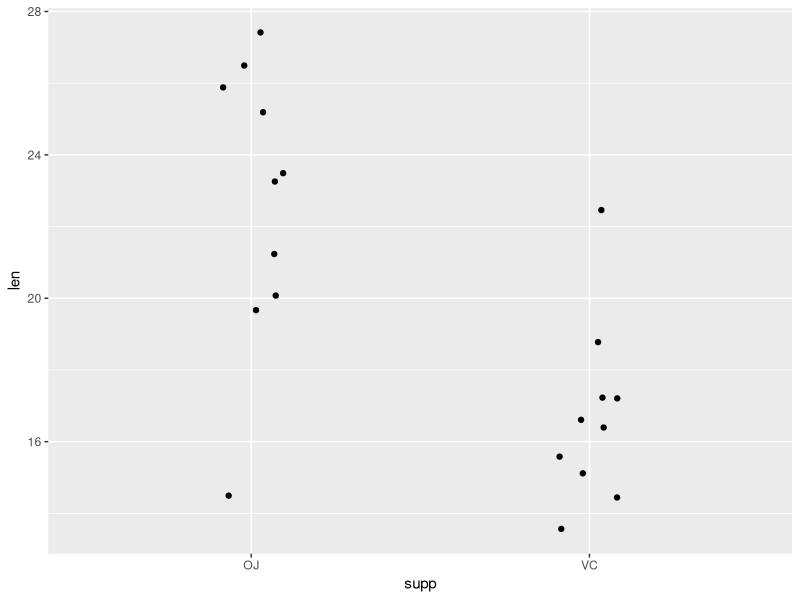
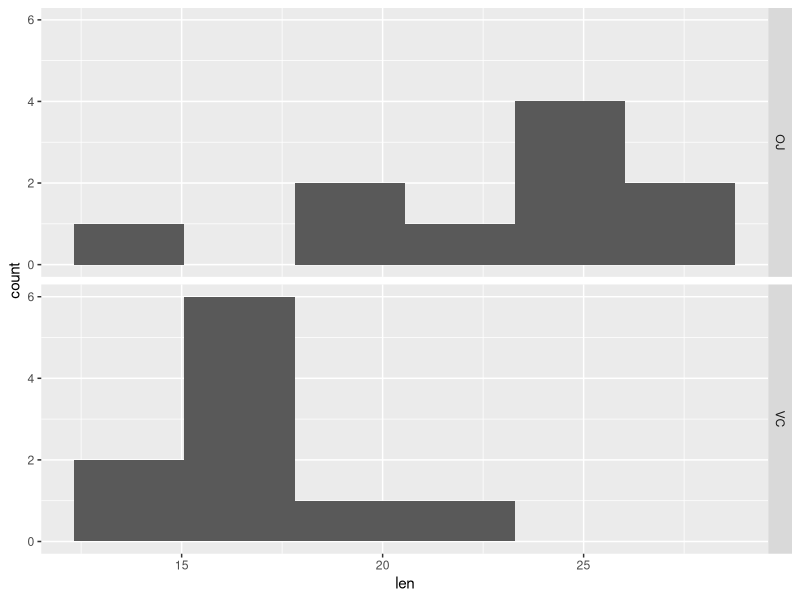
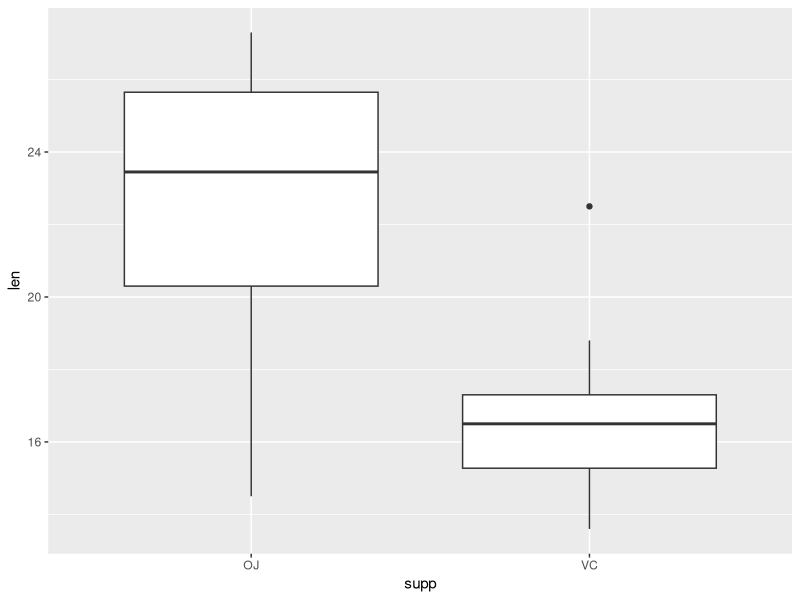
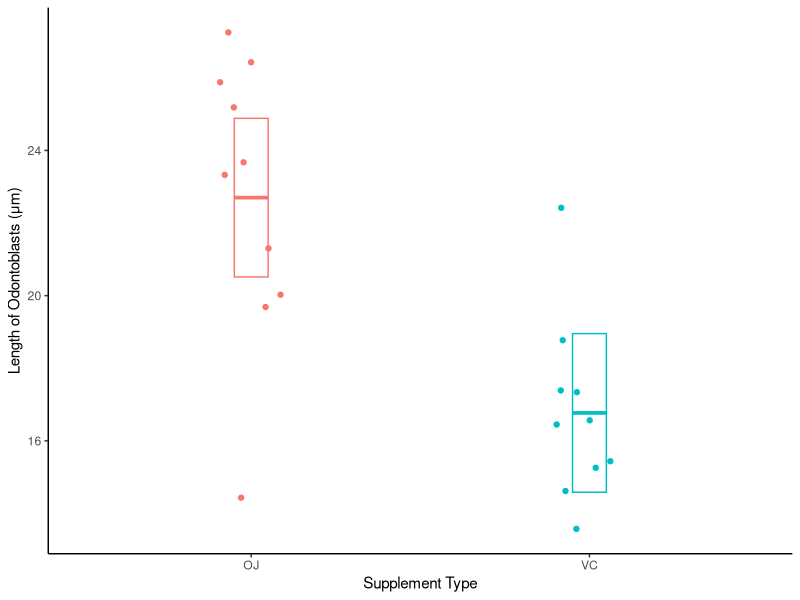
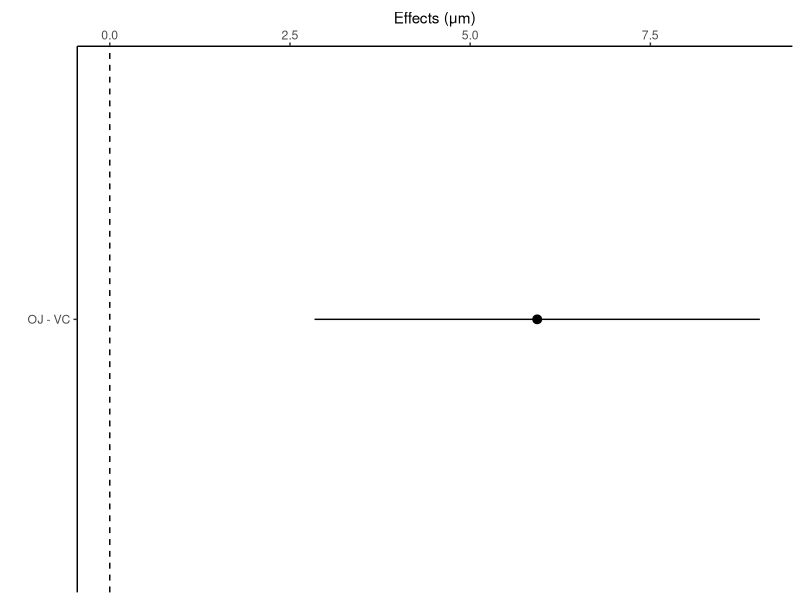
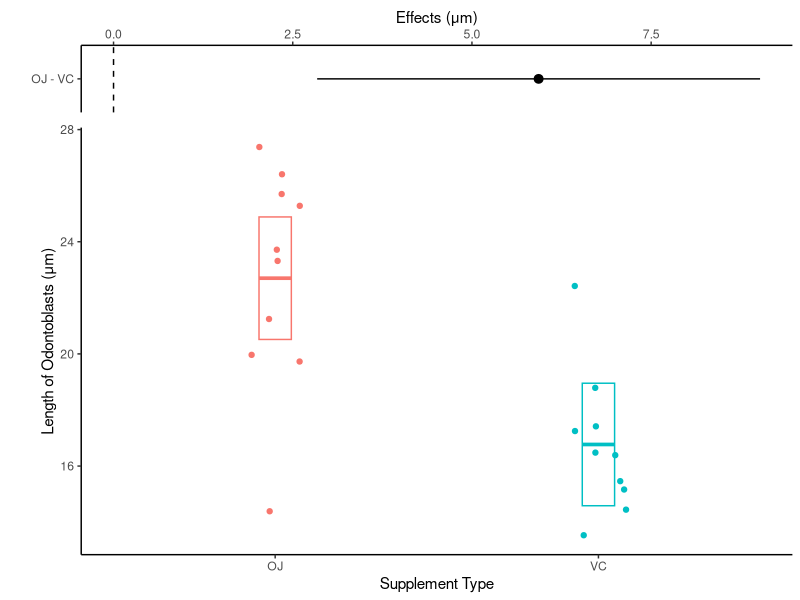
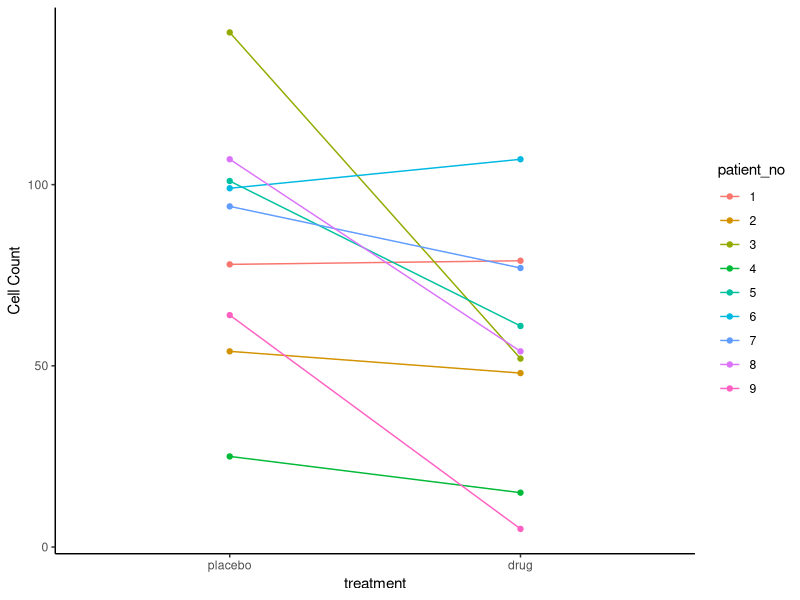
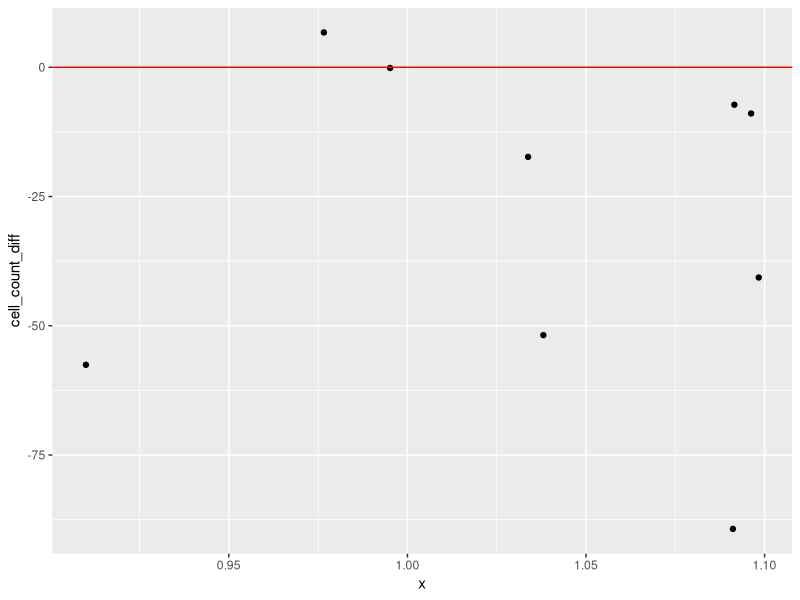

Recreate these plots in R, in order. (Note: this script raises an error after producing the figures.)
## ---- chunk 1
#| label: load packages
# load tidyverse packages
library(tidyverse)

# load broom package (for linear model related functions)
# note broom package is installed as part of tidymodels package
library(broom)

# load skimr package - to use skim() function for descriptive statistics
library(skimr)

# load emmeans "estimated marginal means" package
library(emmeans)

# load cowplot package - used to combine multiple ggplots into a single figure
library(cowplot)
## ---- chunk 2
#Each built in data set has a help file that can be viewed:
?ToothGrowth

#View the structure of the full data set:
glimpse(ToothGrowth)
## ---- chunk 3
dat_tg <- ToothGrowth |> 
  filter(dose == 1) |>
  select(len, supp)

glimpse(dat_tg)
## ---- chunk 4
# Individual Value Plot (Stripchart) length by supplement type
dat_tg |>
  ggplot(aes(x = supp, y = len)) +
  geom_jitter(width = 0.1)

# Histogram of length faceted by supplement type
dat_tg |>
  ggplot(aes(x = len)) +
  geom_histogram(bins = 6) +
  facet_grid(rows = vars(supp))

# Boxplots of length by supplement type
dat_tg |>
  ggplot(aes(x = supp, y = len)) +
  geom_boxplot()

# summary/descriptive statistics of length by supplement type
dat_tg |>
  group_by(supp) |>
  skim()
## ---- chunk 5
dat_tg |>
  group_by(supp) |>
  summarise(
    mean_length = mean(len),
    sd_length = sd(len),
    n_length = n()
  )
## ---- chunk 6
# effect size: mean OJ - mean VC
22.7-16.8

# effect size expressed as percentage difference
# use round() function to round to 0 decimal places
round((22.7-16.8)/16.8*100, 0) 
## ---- chunk 7
lm_len_supp <- lm(len ~ supp, data = dat_tg)

lm_len_supp
## ---- chunk 8
# use tidy function from broom package with the linear model object
lm_len_supp_coef <- tidy(lm_len_supp, conf.int = TRUE)

lm_len_supp_coef
## ---- chunk 9
# create emmeans table object
lm_len_supp_emm <- emmeans(lm_len_supp, ~ supp)

lm_len_supp_emm
## ---- chunk 10
#| fig.height: 4.0
#| fig.width: 3.0

# note in ggplot below we had to turn the emmeans object into a tibble (data.frame) so it would work as data in ggplot
# as_tibble(lm_len_supp_emm)

plot_lm_len_supp_emm <- dat_tg |>
  ggplot(aes(x = supp, y = len, color = supp)) +
  geom_jitter(width = 0.1) +
  ylab("Length of Odontoblasts (μm)") +
  xlab("Supplement Type") +
  #use emm object as 2nd data table to plot 95% CIs
  geom_crossbar(
    data = as_tibble(lm_len_supp_emm),
    aes(y = emmean,
        ymin = lower.CL,
        ymax = upper.CL),
    width = 0.1
  ) +
  theme_classic() +
  theme(legend.position = "none")

plot_lm_len_supp_emm
## ---- chunk 11
lm_len_supp_pairs <- contrast(lm_len_supp_emm,
                            method = "pairwise") |> 
  summary(infer = TRUE)
# Note: method = "revpairwise" switches the order in subtraction for comparison 
# (up to researcher/you to determine which is more appropriate)

lm_len_supp_pairs
## ---- chunk 12
#| fig.height: 1.0
#| fig.width: 3.0
# NOTE: in ggplot code below we had to turn the contrast object into 
# a tibble (data.frame) so it would work as data in ggplot

plot_lm_len_supp_pairs <- as_tibble(lm_len_supp_pairs) |>
  ggplot(aes(y = contrast, x = estimate)) +
  geom_pointrange(aes(xmin = lower.CL,
                      xmax = upper.CL)) +
  geom_vline(xintercept = 0, linetype = 2) +
  xlab("Effects (μm)") +
  ylab("") +
  scale_x_continuous(position = "top") +
  theme_classic()

plot_lm_len_supp_pairs
## ---- chunk 13
#| fig.height: 4.0
#| fig.width: 3.0

results_plot <- plot_grid(plot_lm_len_supp_pairs, 
                          plot_lm_len_supp_emm, 
                          nrow = 2,
                          align = "v",
                          axis = "rl",
                          rel_heights = c(0.25, 1)
                          )
# rel_heights argument specifies relative size of two plots (i.e., first plot is 0.25 as tall as the second plot) 

results_plot
## ---- chunk 14
# output plot to .png file type, set size (default is inches), 300 or 600 dpi is high quality
ggsave(
  "plot_len_by_supp_95CIs.png",
  results_plot,
  width = 4,
  height = 4,
  dpi = 600
)
## ---- chunk 15
# Review the help file for the t.test function, there are various options
?t.test
## ---- chunk 16
# run default arguments (two-tailed test and assume un-equal variances, with Welch's correction)
t.test(len ~ supp, data = dat_tg)
## ---- chunk 17
t_test_len_supp <- t.test(len ~ supp, data = dat_tg)

# show results in "tidy" data.frame format (from broom package)
tidy(t_test_len_supp)
# select mean difference, 95%CIs and p-value
tidy(t_test_len_supp) |> 
  select(estimate, conf.low, conf.high, p.value)
## ---- chunk 18
## create data frame w/ data manually entered
dat_paired_wide <- tibble(
  patient_no = 1:9,
  placebo = c(78, 54, 142, 25, 101, 99, 94, 107, 64),
  drug = c(79, 48, 52, 15, 61, 107, 77, 54, 5)
)
# look at "wide" format (not what you want)
# one variable (cell_counts) is split across two columns
dat_paired_wide
## ---- chunk 19
## use pivot_longer function from dplyr to convert from wide to long data table format
dat_paired <- dat_paired_wide |>
  pivot_longer(cols = placebo:drug, 
               names_to = "treatment", values_to = "cell_count")
# look at "long" format 
# i.e., what you always want your data to be if possible
# and typcially need long format for plotting w/ ggplot
# single variable in each colum
dat_paired
## ---- chunk 20
glimpse(dat_paired)
## ---- chunk 21
dat_paired <- dat_paired |>
  mutate(patient_no = factor(patient_no),
         treatment = factor(treatment,
                            levels = c("placebo", "drug")))
# look at the data again
glimpse(dat_paired)
## ---- chunk 22
# note in a code chunk above treatment and patient_no were 
# already converted to factors in a code chunk above, and 
# therefore ggplot treats them accordingly.

plot_dat_paired <-
  ggplot(dat_paired, aes(x = treatment, y = cell_count,
                         color = patient_no)) +
  geom_point() +
  geom_line(aes(group = patient_no)) +
  ylab("Cell Count") +
  theme_classic()


plot_dat_paired
## ---- chunk 23
# convert from long to wide format, then subtract drug - placebo values 
# for each patient creating a new column named cell_count_diff
dat_diff <- dat_paired |>
  pivot_wider(names_from = treatment,
              values_from = cell_count) |>
  mutate(cell_count_diff = drug - placebo)

dat_diff
## ---- chunk 24
# Individual Value Plot (Stripchart)
# add a horizontal line at 0
dat_diff |>
  ggplot(aes(x = 1, y = cell_count_diff)) +
  geom_jitter(width = 0.1) +
  geom_hline(yintercept = 0, color = "red")

# Histogram of cell_count_diff
dat_diff |>
  ggplot(aes(x = cell_count_diff)) +
  geom_histogram(bins = 8)  +
  geom_vline(xintercept = 0, color = "red")

# Boxplot of cell_count_diff
dat_diff |>
  ggplot(aes(x = 1, y = cell_count_diff)) +
  geom_boxplot() +
  geom_hline(yintercept = 0, color = "red")

# summary/descriptive statistics of cell_count_diff
dat_diff |>
  skim(cell_count_diff)
## ---- chunk 25
dat_diff |>
  summarise(mean_count_diff = mean(cell_count_diff),
            sd_count_diff = sd(cell_count_diff),
            n_count_diff = n())
## ---- chunk 26
lm_cell_diff <- lm(cell_count_diff ~ 1, data = dat_diff)
lm_cell_diff
## ---- chunk 27
# use tidy function from broom package with the linear model object
lm_len_supp_coef <- tidy(lm_cell_diff, conf.int = TRUE)

lm_len_supp_coef
## ---- chunk 28
#| label: emmeans table 

# create emmeans table object
lm_cell_diff_emm <- emmeans(lm_cell_diff, ~ 1)

lm_cell_diff_emm
## ---- chunk 29
#| fig.height: 2.0
#| fig.width: 4

# NOTE in ggplot code below we had to turn the emmeans object into 
# a tibble (data.frame) so it would work as data in ggplot
plot_lm_cell_diff_emm <- dat_diff |>
  ggplot(aes(x = cell_count_diff, y = 1)) +
  #use emm object as 2nd data table to plot 95% CIs
  geom_crossbar(data = as_tibble(lm_cell_diff_emm),
                aes(x = emmean,
                    xmin = lower.CL,
                    xmax = upper.CL)) +
  xlab("Difference in cell counts with drug") +
  scale_x_continuous(position = "top") +
  theme_classic() +
  #remove y-axis elements
  theme(
    axis.title.y = element_blank(),
    axis.text.y = element_blank(),
    axis.ticks.y = element_blank()
  ) +
  geom_vline(xintercept = 0,
             color = "red",
             linewidth = 1.5) +
  geom_point(size = 3, alpha = 0.4)

# The alpha argument in geom_point makes the points transparent so 
# if they overlapped you should be able to see both overlapping points.

plot_lm_cell_diff_emm

## ---- chunk 30
#| fig.height: 5.0
#| fig.width: 4.0

# We will combine the plot of the differences w/ 95% CI with
# the initial plot we made the connects each placebo & drug point with a line
results_plot <- plot_grid(
  plot_lm_cell_diff_emm,
  plot_dat_paired,
  nrow = 2,
  align = "v",
  axis = "rl",
  rel_heights = c(0.25, 1)
)
# rel_heights argument specifies relative size of two 
# plots (i.e., first plot is 0.25 as tall as the second plot)

results_plot
## ---- chunk 31
# output plot to .png file type, set size (default is inches), 300 or 600 dpi is high quality
ggsave(
  "plot_cell_diff_95CIs.png",
  results_plot,
  width = 4,
  height = 4,
  dpi = 600
)
## ---- chunk 32
# using differences data table, run as one-sample t-test compared to 0
t.test(cell_count_diff ~ 1, mu=0, data = dat_diff)
## ---- chunk 33
# using differences data table, run as one-sample t-test compared to 0
t.test(cell_count_diff ~ 1, mu=0, data = dat_diff)

# using paired data table, run as actual paired-sample t-test
t.test(cell_count~treatment, data = dat_paired, paired = TRUE)
